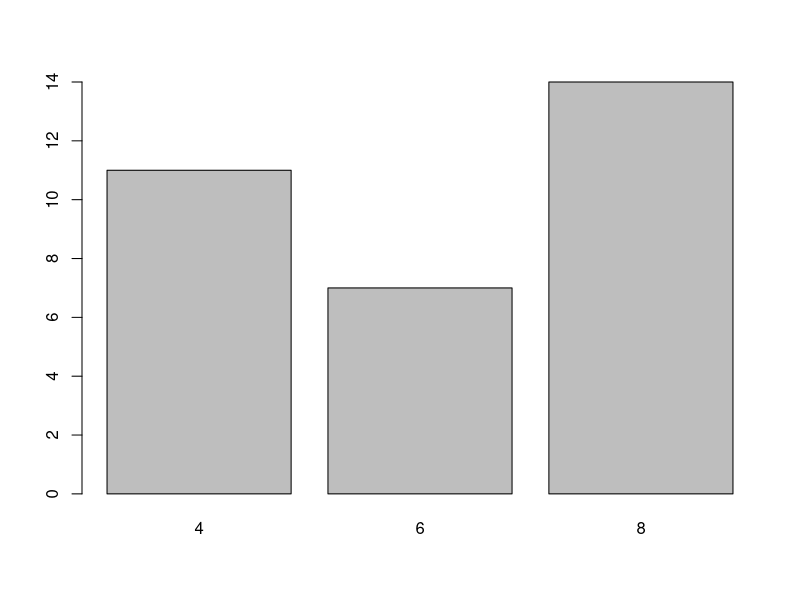
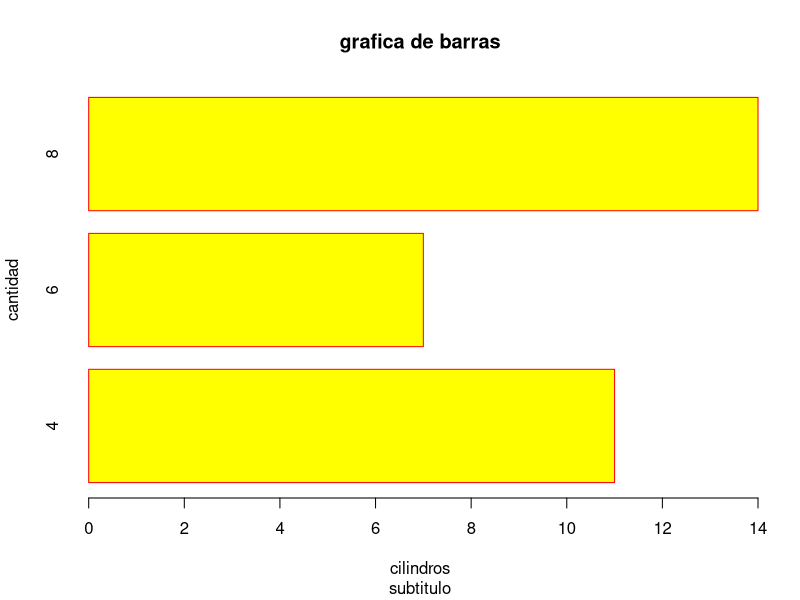

Source code (R) for these figures, in order: (Note: this script raises an error after producing the figures.)
#Importamos los Datos

data("mtcars")

#Tabla
barplot(table(mtcars$cyl))

#Tabla Ordenada por Columnas
barplot(table(mtcars$cyl),
        horiz = 'TRUE',
        col = 'yellow',
        border = 'red',
        main = 'grafica de barras',
        sub = 'subtitulo',
        xlab = 'cilindros',
        ylab = 'cantidad')


#Graficas con ggplot

ggplot(data = mtcars,
       mapping = aes(x = factor(cyl))) +
  geom_bar() +
  coord_flip()

# guardando grafica en variable
p <- ggplot(data = mtcars,
            mapping = aes(x = factor(cyl),
                          fill = factor(gear)))

# stacked bar chart
p + geom_bar(position = 'stack', stat = 'count')

# dogde bar chart
p + geom_bar(position = 'dodge', stat = 'count')

# stacked + percent barchart
p + geom_bar(position = 'fill', stat = 'count')